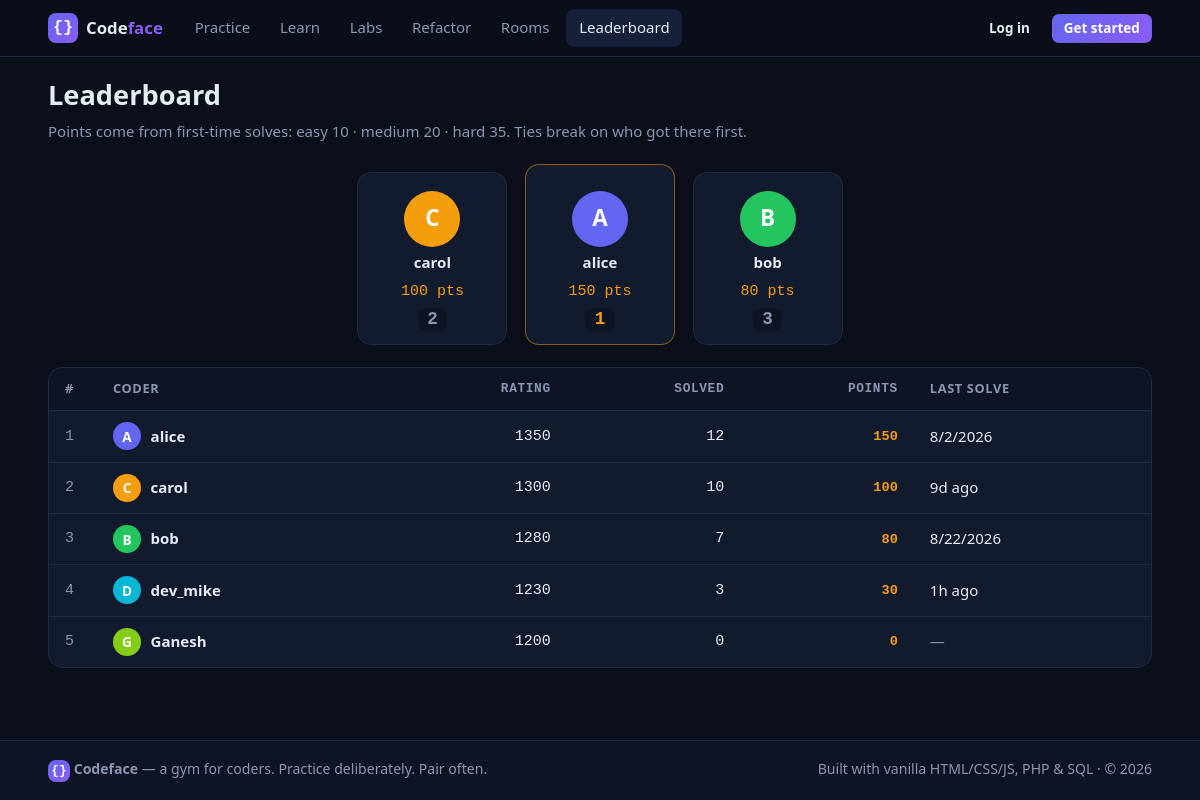
/frontend/leaderboard.php, run on an earlier commit of the app's database.
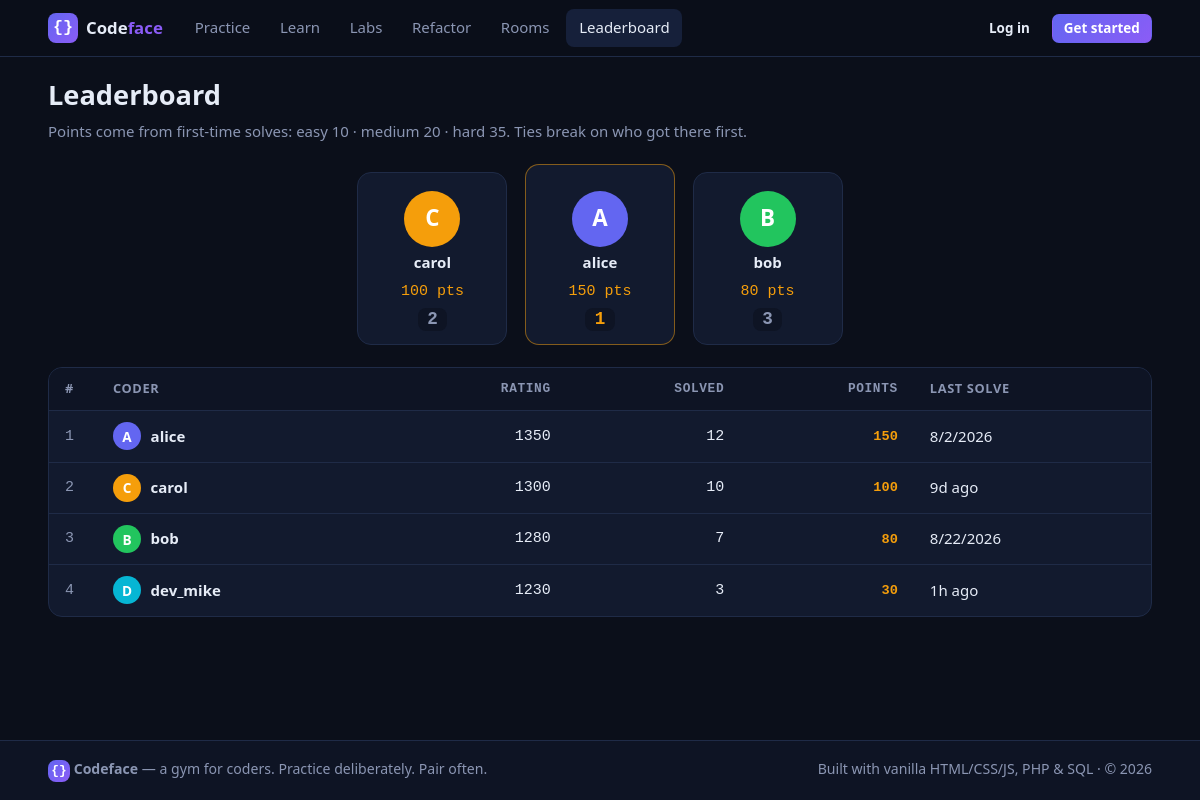
And on a later commit of the database.
### tables this page shows
CREATE TABLE users (
  id            INTEGER PRIMARY KEY AUTOINCREMENT,
  username      TEXT NOT NULL UNIQUE,
  email         TEXT NOT NULL UNIQUE,
  password_hash TEXT NOT NULL,
  display_name  TEXT NOT NULL DEFAULT '',
  bio           TEXT NOT NULL DEFAULT '',
  avatar        TEXT NULL,             -- uploaded profile photo filename (data/avatars/), NULL = initials
  avatar_color  TEXT NOT NULL DEFAULT '#6366f1',
  rating        INTEGER NOT NULL DEFAULT 1200,
  is_admin      INTEGER NOT NULL DEFAULT 0,
  created_at    TEXT NOT NULL DEFAULT (datetime('now')),
  last_seen     TEXT
);

### backend/lib/helpers.php (called while the page is built, shortened)
<?php
function e(?string $s): string {
    return htmlspecialchars((string)$s, ENT_QUOTES, 'UTF-8');
}

### backend/lib/auth.php (called while the page is built, shortened)
<?php
function current_user(): ?array {
    static $loaded = false, $user = null;
    if ($loaded) return $user;
    $loaded = true;
    if (empty($_SESSION['uid'])) return null;
    $user = db_one(
        'SELECT id, username, email, display_name, bio, avatar, avatar_color, rating, is_admin, created_at, last_seen
         FROM users WHERE id = ?',
        [(int)$_SESSION['uid']]
    );
    return $user;
}

### backend/config/config.php (called while the page is built)
<?php
return [
    'app' => [
        'name'    => 'Codeface',
        'tagline' => 'A gym for coders',
    ],
    'db' => [
        'driver'      => getenv('CODEFACE_DB_DRIVER') ?: 'sqlite',
        'sqlite_path' => getenv('CODEFACE_SQLITE') ?: __DIR__ . '/../../database/data/codeface.sqlite',
        'mysql'       => [
            'host'    => getenv('CODEFACE_DB_HOST') ?: '127.0.0.1',
            'port'    => getenv('CODEFACE_DB_PORT') ?: '3306',
            'name'    => getenv('CODEFACE_DB_NAME') ?: 'codeface',
            'user'    => getenv('CODEFACE_DB_USER') ?: 'root',
            'pass'    => getenv('CODEFACE_DB_PASS') !== false ? getenv('CODEFACE_DB_PASS') : '',
            'charset' => 'utf8mb4',
        ],
    ],
    'sse' => [
        'enabled'     => true,
        'max_seconds' => 50,
        'tick_ms'     => 600,
    ],
];

### backend/lib/bootstrap.php (called while the page is built, shortened)
<?php
$config = require __DIR__ . '/../config/config.php';
require __DIR__ . '/helpers.php';
require __DIR__ . '/db.php';
require __DIR__ . '/auth.php';

### backend/lib/db.php (called while the page is built, shortened)
<?php
function db(): PDO {
    static $pdo = null;
    global $config;
    require_once __DIR__ . '/content_seed.php';
    $cfg    = $config['db'];
    $driver = $cfg['driver'];
    if ($driver === 'mysql') {
        $m = $cfg['mysql'];
        $pdo = new PDO(
            "mysql:host={$m['host']};port={$m['port']};charset={$m['charset']}",
            $m['user'],
            $m['pass'],
            [
                PDO::ATTR_ERRMODE            => PDO::ERRMODE_EXCEPTION,
                PDO::ATTR_DEFAULT_FETCH_MODE => PDO::FETCH_ASSOC,
                PDO::ATTR_EMULATE_PREPARES   => false,
            ]
        );
        $dbName = preg_replace('/[^A-Za-z0-9_]/', '', (string)($m['name'] ?? 'codeface')) ?: 'codeface';
        $pdo->exec("CREATE DATABASE IF NOT EXISTS `{$dbName}` CHARACTER SET utf8mb4 COLLATE utf8mb4_unicode_ci");
        $pdo->exec("USE `{$dbName}`");
        $hasUsers = (bool)$pdo->query("SHOW TABLES LIKE 'users'")->fetch();
        if (!$hasUsers) {
            db_run_sql_file($pdo, __DIR__ . '/../../database/schema.mysql.sql');
            seed_database($pdo);
        } else {
            seed_database_if_empty($pdo);
        }
    } else {
        $path  = $cfg['sqlite_path'];
        $fresh = !file_exists($path) || filesize($path) === 0;
        $pdo = new PDO('sqlite:' . $path, null, null, [
            PDO::ATTR_ERRMODE            => PDO::ERRMODE_EXCEPTION,
            PDO::ATTR_DEFAULT_FETCH_MODE => PDO::FETCH_ASSOC,
        ]);
        $pdo->exec('PRAGMA journal_mode = WAL');
        $pdo->exec('PRAGMA foreign_keys = ON');
    }
    cf_migrate_and_seed($pdo);
    return $pdo;
}
function db_all(string $sql, array $params = []): array {
    $st = db()->prepare($sql);
    $st->execute($params);
    return $st->fetchAll();
}

### backend/lib/content_seed.php (called while the page is built, shortened)
<?php
function cf_meta_get(PDO $pdo, string $key): ?string {
    try {
        $row = $pdo->prepare('SELECT value FROM meta WHERE `key` = ?');
        $row->execute([$key]);
        $r = $row->fetch();
        return $r ? (string)$r['value'] : null;
    } catch (Throwable $e) {
        return null;
    }
}
function cf_migrate_and_seed(PDO $pdo): void {
    if ((int)(cf_meta_get($pdo, 'schema_version') ?? '0') >= CF_SCHEMA_VERSION) return;
}

### frontend/leaderboard.php (the view, shortened to what this page needs)
<?php
require __DIR__ . '/../backend/lib/bootstrap.php';
$active = 'leaderboard';
$rows = db_all(
    'SELECT u.id, u.username, u.display_name, u.avatar_color, u.rating,
            COALESCE(t.pts, 0)    AS pts,
            COALESCE(t.solved, 0) AS solved,
            t.first_solve, t.last_solve
     FROM users u
     LEFT JOIN (
        SELECT x.user_id,
               SUM(p.points)        AS pts,
               COUNT(*)             AS solved,
               MIN(x.first_at)      AS first_solve,
               MAX(x.last_at)       AS last_solve
        FROM (
            SELECT user_id, problem_id, MIN(created_at) AS first_at, MAX(created_at) AS last_at
            FROM submissions WHERE status = \'pass\'
            GROUP BY user_id, problem_id
        ) x
        JOIN problems p ON p.id = x.problem_id
        GROUP BY x.user_id
     ) t ON t.user_id = u.id
     ORDER BY pts DESC, u.rating DESC, last_solve ASC, u.username ASC'
);
$me = current_user();
require __DIR__ . '/../backend/partials/head.php';
require __DIR__ . '/../backend/partials/header.php';
?>
<div class="container">
  <div class="page-head">
    <div>
      <h1>Leaderboard</h1>
      <p class="page-sub">Points come from first-time solves: easy 10 · medium 20 · hard 35. Ties break on who got there first.</p>
    </div>
  </div>
  <?php
  $top3 = array_slice($rows, 0, 3);
  $podiumOrder = [1, 0, 2];
  ?>
  <div class="podium">
    <?php foreach ($podiumOrder as $idx): if (!isset($top3[$idx])) continue; $u = $top3[$idx]; $rank = $idx + 1; ?>
      <a class="podium-slot rank-<?= $rank ?>" href="profile.php?u=<?= urlencode($u['username']) ?>">
        <span class="avatar lg" style="background:<?= e($u['avatar_color']) ?>"><?= e(strtoupper(substr($u['username'], 0, 1))) ?></span>
        <span class="podium-name"><?= e($u['username']) ?></span>
        <span class="podium-pts"><?= (int)$u['pts'] ?> pts</span>
        <span class="podium-rank"><?= $rank ?></span>
      </a>
    <?php endforeach; ?>
  </div>
  <div class="card table-card">
    <table class="lb-table">
      <thead>
        <tr><th>#</th><th>Coder</th><th class="num">Rating</th><th class="num">Solved</th><th class="num">Points</th><th>Last solve</th></tr>
      </thead>
      <tbody>
        <?php $rank = 0; foreach ($rows as $u): $rank++; ?>
        <tr class="<?= $me && $me['id'] === (int)$u['id'] ? 'me-row' : '' ?>">
          <td class="rank"><?= $rank ?></td>
          <td>
            <a class="user-cell" href="profile.php?u=<?= urlencode($u['username']) ?>">
              <span class="avatar" style="background:<?= e($u['avatar_color']) ?>"><?= e(strtoupper(substr($u['username'], 0, 1))) ?></span>
              <?= e($u['username']) ?>
            </a>
          </td>
          <td class="num"><?= (int)$u['rating'] ?></td>
          <td class="num"><?= (int)$u['solved'] ?></td>
          <td class="num pts"><?= (int)$u['pts'] ?></td>
          <td><?= $u['last_solve'] ? '<time data-ts="' . e($u['last_solve']) . '">' . e($u['last_solve']) . '</time>' : '<span class="muted">—</span>' ?></td>
        </tr>
        <?php endforeach; ?>
      </tbody>
    </table>
  </div>
</div>
<?php
require __DIR__ . '/../backend/partials/footer.php';
?>

### backend/partials/head.php (shortened to what this page needs)
<!DOCTYPE html>
<html lang="en">
<head>
<link rel="stylesheet" href="assets/css/app.css">
</head>

### backend/partials/header.php (shortened to what this page needs)
<?php
$active = $active ?? '';
$navUser = current_user();
function nav_link(string $href, string $key, string $label): void {
    global $active;
    $cls = $active === $key ? ' class="active"' : '';
    echo '<a href="' . e($href) . '"' . $cls . '>' . e($label) . '</a>';
}
?>
<body>
<header class="topnav">
  <div class="container nav-inner">
    <a class="brand" href="index.php">
      <span class="brand-mark">{}</span>
      <span class="brand-name">Code<span>face</span></span>
    </a>
    <nav class="nav-links" id="navLinks">
      <?php nav_link('problems.php', 'problems', 'Practice'); ?>
    </nav>
    <div class="nav-user">
      <?php if ($navUser): ?>
        <a class="user-chip" href="profile.php?u=<?= urlencode($navUser['username']) ?>" title="Your profile">
          <?= cf_avatar_html($navUser, 'avatar') ?>
          <span class="user-chip-name"><?= e($navUser['username']) ?></span>
          <span class="user-chip-rating" title="Rating"><?= (int)$navUser['rating'] ?></span>
        </a>
        <a class="btn btn-ghost btn-sm" href="logout.php">Log out</a>
      <?php else: ?>
        <a class="btn btn-ghost btn-sm" href="login.php">Log in</a>
        <a class="btn btn-primary btn-sm" href="register.php">Get started</a>
      <?php endif; ?>
    </div>
  </div>
</header>
<main class="page">

### backend/partials/footer.php (shortened to what this page needs)
<?php
$year = gmdate('Y');
?>
</main>
<footer class="site-footer">
  <div class="container footer-inner">
    <div>
      <span class="brand-mark sm">{}</span> <strong>Codeface</strong> — a gym for coders.
      Practice deliberately. Pair often.
    </div>
    <div class="footer-meta">
      Built with vanilla HTML/CSS/JS, PHP &amp; SQL · © <?= e($year) ?>
    </div>
  </div>
</footer>
</body>
</html>

What changed in the data, as far as the page shows it:
removed users: username "G", username "Ganesh", rating "1200", solved "0", pts "0"
